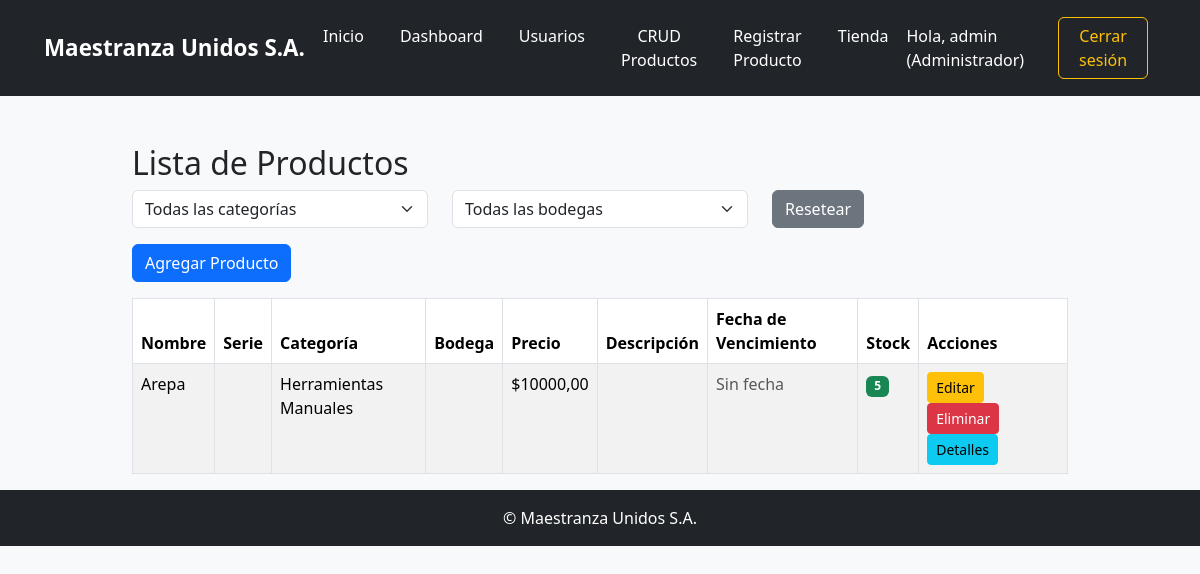
Page /productos/crud/ (signed in) on the earlier database version.
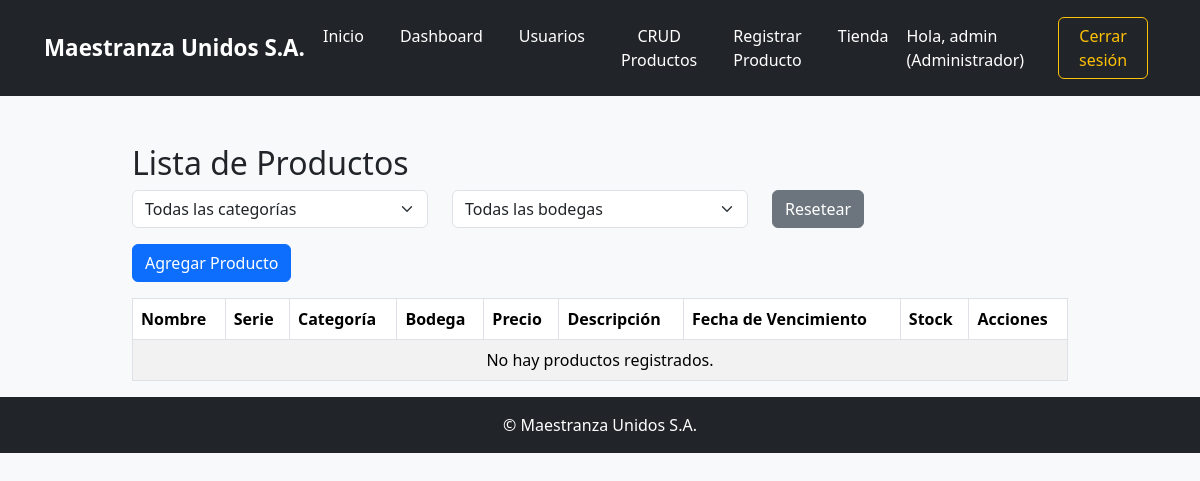
Same page on the later database version.
### inventario/models.py (models this page shows, shortened)
class Producto(models.Model):
    nombre = models.CharField(max_length=100)
    categoria = models.ForeignKey(
        CategoriaProducto,
        on_delete=models.SET_NULL,
        null=True,
        blank=True,
        related_name='productos'
    )
    descripcion = models.TextField(blank=True)
    precio = models.DecimalField(max_digits=10, decimal_places=2)
    imagen = models.ImageField(upload_to='productos/', null=True, blank=True)
    fecha_vencimiento = models.DateField(null=True, blank=True)
    stock = models.PositiveIntegerField(default=0)
    stock_minimo = models.PositiveIntegerField(default=1)
    serial_number = models.CharField(
        max_length=20,
        unique=True,
        editable=False,
        blank=True,
        help_text="Número de serie generado automáticamente"
    )
    bodega = models.ForeignKey(
        Bodega,
        on_delete=models.CASCADE,
        related_name='productos',
        null=True,       # importante para migrar sin errores
        blank=True
    )

class CategoriaProducto(models.Model):
    nombre = models.CharField(max_length=100, unique=True)

### inventario/views.py (the view)
# urls.py: path('productos/crud/', views.producto_crud, name='producto_crud'),
@login_required
@groups_required('Gestor de Inventario', 'Almacén')
def producto_crud(request):
    categoria_id = request.GET.get('categoria')
    bodega_id = request.GET.get('bodega')  # 👈 NUEVO
    categorias = CategoriaProducto.objects.order_by('nombre')
    bodegas = Bodega.objects.order_by('nombre')  # 👈 NUEVO
    productos = Producto.objects.all()
    if categoria_id:
        productos = productos.filter(categoria_id=categoria_id)
    if bodega_id:
        productos = productos.filter(bodega_id=bodega_id)  # 👈 NUEVO
    if 'delete' in request.GET:
        producto = get_object_or_404(Producto, pk=request.GET['delete'])
        producto.delete()
        return redirect('producto_crud')
    return render(request, 'inventario/producto_crud.html', {
        'productos': productos,
        'categorias': categorias,
        'bodegas': bodegas,  # 👈 NUEVO
        'categoria_seleccionada': int(categoria_id) if categoria_id else None,
        'bodega_seleccionada': int(bodega_id) if bodega_id else None,
        'today': date.today(),
        'today_plus_7': date.today() + timedelta(days=7),
    })

### inventario/views.py (called while the page is built)
def groups_required(*group_names):
    def check_groups(user):
        return user.is_authenticated and (
            user.groups.filter(name__in=group_names).exists() or user.groups.filter(name='Administrador').exists()
        )
    return user_passes_test(check_groups)

### inventario/templates/inventario/producto_crud.html (shortened to what this page needs)
{% extends 'inventario/base.html' %}
{% block content %}
<div class="container mt-5">
  <h2>Lista de Productos</h2>
  <form method="get" class="row mb-3">
    <div class="col-md-4">
      <select name="categoria" class="form-select" onchange="this.form.submit()">
        <option value="">Todas las categorías</option>
      </select>
    </div>
    <div class="col-md-4">
      <select name="bodega" class="form-select" onchange="this.form.submit()">
        <option value="">Todas las bodegas</option>
      </select>
    </div>
    <div class="col-md-2">
      <a href="{% url 'producto_crud' %}" class="btn btn-secondary">Resetear</a>
    </div>
  </form>
  {% if request.user.groups.first.name != 'Almacén' %}
    <a href="{% url 'registro_producto' %}" class="btn btn-primary mb-3">Agregar Producto</a>
  {% endif %}
  <table class="table table-bordered table-striped">
    <thead>
      <tr>
        <th>Nombre</th>
        <th>Serie</th>
        <th>Categoría</th>
        <th><strong>Bodega</strong></th>
        <th>Precio</th>
        <th>Descripción</th>
        <th>Fecha de Vencimiento</th>
        <th>Stock</th>
        <th>Acciones</th>
      </tr>
    </thead>
    <tbody>
      {% for producto in productos %}
        <tr>
          <td>{{ producto.nombre }}</td>
          <td></td>
          <td>{{ producto.categoria.nombre|default:"Sin categoría" }}</td>
          <td>{{ producto.bodega.nombre }}</td>
          <td>${{ producto.precio }}</td>
          <td>{{ producto.descripcion }}</td>
          <td>
            {% if producto.fecha_vencimiento %}
              {% if producto.fecha_vencimiento < today %}
                <span class="badge bg-danger">Vencido ({{ producto.fecha_vencimiento|date:"d/m/Y" }})</span>
              {% elif producto.fecha_vencimiento <= today_plus_7 %}
                <span class="badge bg-warning text-dark">Por vencer ({{ producto.fecha_vencimiento|date:"d/m/Y" }})</span>
              {% else %}
                <span class="badge bg-success">{{ producto.fecha_vencimiento|date:"d/m/Y" }}</span>
              {% endif %}
            {% else %}
              <span class="text-muted">Sin fecha</span>
            {% endif %}
          </td>
          <td>
            {% if producto.stock <= producto.stock_minimo %}
              <span class="badge bg-danger">Bajo ({{ producto.stock }})</span>
            {% else %}
              <span class="badge bg-success">{{ producto.stock }}</span>
            {% endif %}
          </td>
          <td>
            {% if request.user.groups.first.name != 'Almacén' %}
              <a href="{% url 'editar_producto' producto.id %}" class="btn btn-warning btn-sm">Editar</a>
              <a href="?delete={{ producto.id }}" class="btn btn-danger btn-sm" onclick="return confirm('¿Eliminar este producto?');">Eliminar</a>
            {% endif %}
            <button class="btn btn-info btn-sm" data-bs-toggle="collapse" data-bs-target="#historial{{ producto.id }}">Detalles</button>
          </td>
        </tr>
      {% empty %}
        <tr><td colspan="9" class="text-center">No hay productos registrados.</td></tr>
      {% endfor %}
    </tbody>
  </table>
</div>
{% endblock %}

Differences in the rows shown:
removed Producto: nombre "Arepa", categoria.nombre "Herramientas Manuales", precio "10000,00", shows "Sin fecha", stock "5"
Other differences:
text now shown: "No hay productos registrados."
